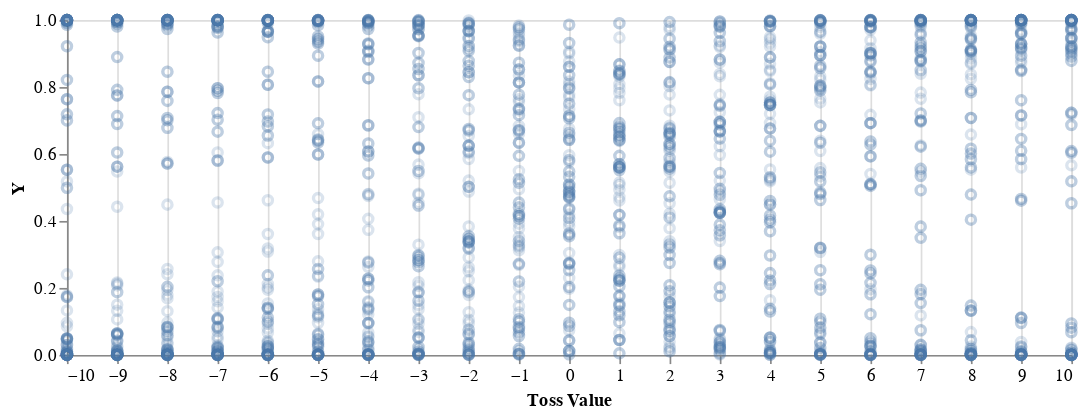

Notebook source saved alongside this figure:
### Markdown cell above
we can take 100 samples of the final distribution at a few x values and plot the resulting model distribution ...

### Code cell
nsamples = 100
xValues = [-10..10]
yValues <- sequence (takeFromModel nsamples <$> (sigmoid <$> xValues))
xPoints = xValues >>= replicate nsamples
yPoints = mconcat yValues
vlShow $ pointPlot xPoints yPoints

### Figure 1 — Vega-Lite specification as saved in the notebook (floating-point values rounded to 4 significant figures; data arrays with more than 128 entries replaced by an {"elided": "..."} marker saying what was removed)
{"$schema": "https://vega.github.io/schema/vega-lite/v2.json", "config": {"axis": {"domainWidth": 1}, "selection": {"single": {"on": "dblclick"}}}, "data": {"values": {"elided": "2100 records"}}, "description": "Logistic Regression", "encoding": {"x": {"axis": {"grid": true, "title": "Toss Value"}, "field": "X", "type": "quantitative"}, "y": {"axis": {"grid": false}, "field": "Y", "type": "quantitative"}}, "height": 200, "mark": {"opacity": 0.2, "type": "point"}, "width": 600}
